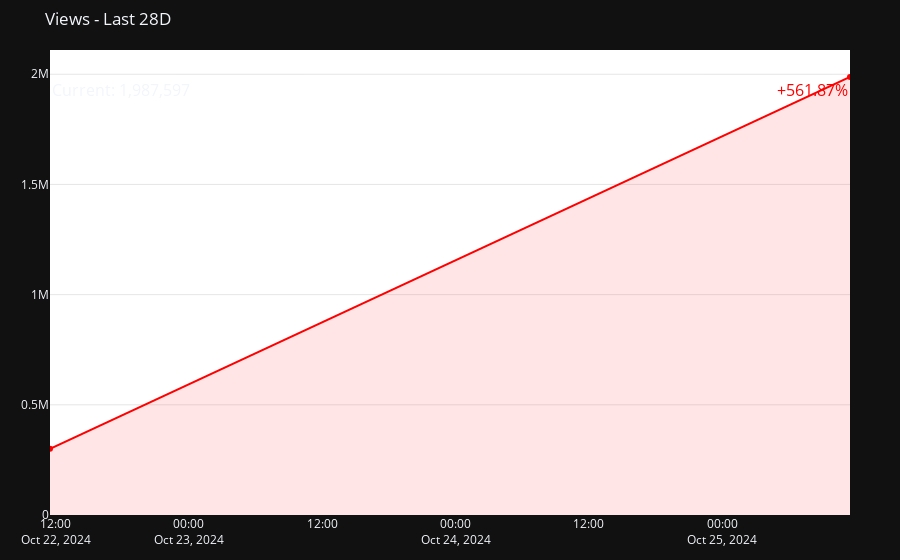
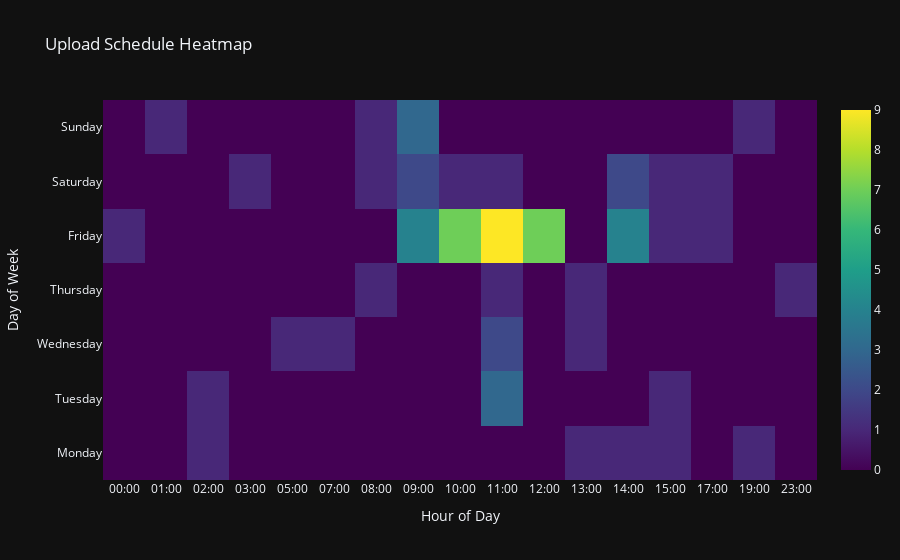
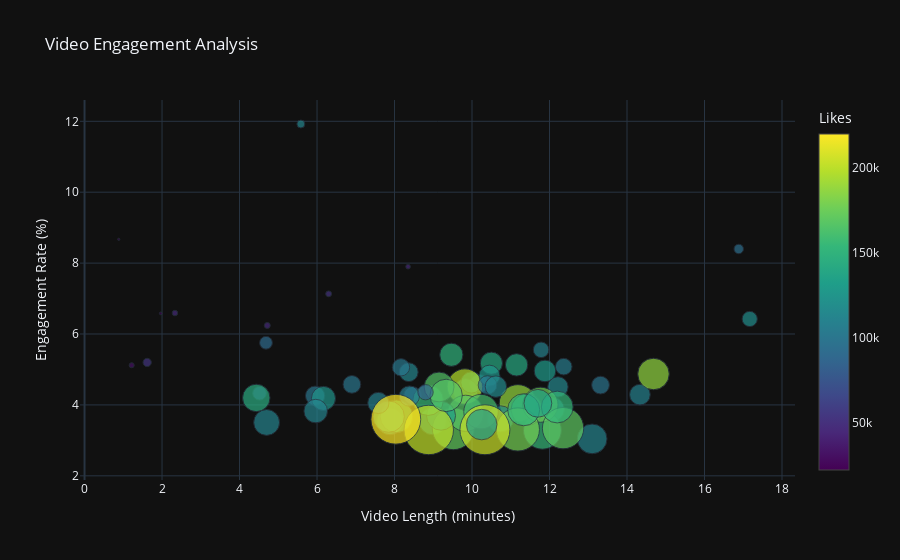
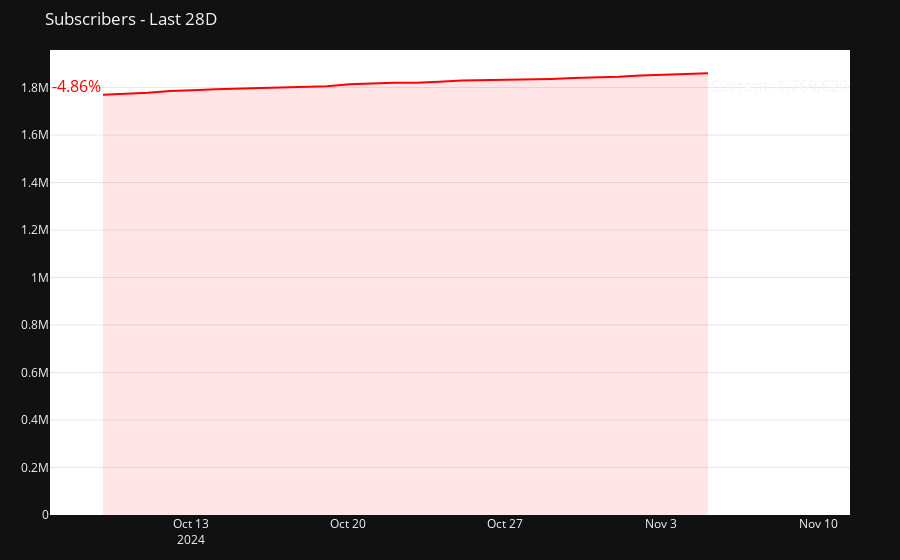

Notebook source saved alongside these figures, in order:
### Markdown cell above
<div style="border-radius: 30px 0 30px 0; border: 2px solid #00ea98; padding: 20px; background-color: #0a141b; text-align: center; box-shadow: 0px 2px 4px rgba(0, 0, 0, 0.2);">
    <h1 style="color: #7ab052; text-shadow: 2px 2px 4px rgba(0, 0, 0, 0.5); font-weight: bold; margin-bottom: 10px; font-size: 36px;">Analysis Execution </h1>
</div>

Running comprehensive analysis for the specified channel:
- Data collection and processing
- CSV file generation
- Visualization creation
- Report generation

### Code cell
# Modify your main execution code to include the new functionality

# Example channel URL (replace with any channel you want to analyze)
channel_url = "https://www.youtube.com/@SharumKiSketchbook"

# Get channel data
channel_info, videos = get_channel_data(channel_url)

if channel_info and videos:
    # Create visualizer
    viz = YouTubeVisualizer()
    channel_id = yt.get_channel_id(channel_url)
    
    # Process video dates
    videos_df = pd.DataFrame(videos)
    videos_df['published_at'] = pd.to_datetime(videos_df['published_at']).dt.tz_localize(None)
    
    # Generate and save views data
    views_data = generate_views_data(videos_df)
    if views_data is not None:
        views_filename = 'analytics_output/views_trends_all_periods.csv'
        views_data.to_csv(views_filename, index=False)
        print(f"\nSaved all views data to {views_filename}")
        
        # Display views data samples
        print("\n=== Views Trend Data Samples ===")
        for period in ['7D', '28D', '90D', 'MAX']:
            period_data = views_data[views_data['period'] == period]
            if not period_data.empty:
                print(f"\nPeriod: {period}")
                sample_columns = ['published_at', 'title', 'views', 'views_per_day', 'engagement_rate']
                print(period_data[sample_columns].head())
    
    # Generate and save subscriber data
    subscriber_data = generate_subscriber_data(channel_id)
    if subscriber_data is not None:
        subs_filename = 'analytics_output/subscriber_trends_all_periods.csv'
        subscriber_data.to_csv(subs_filename, index=False)
        print(f"\nSaved all subscriber data to {subs_filename}")
        
        # Display subscriber data samples
        print("\n=== Subscriber Trend Data Samples ===")
        for period in ['7D', '28D', '90D', 'MAX']:
            period_data = subscriber_data[subscriber_data['period'] == period]
            print(f"\nPeriod: {period}")
            print(period_data[['date', 'subscribers', 'daily_growth', 'rolling_growth_7day']].head())
    
    # Show visualizations
    print("\n=== Generating Visualizations ===")
    views_fig = viz.views_trend_graph(videos_df)
    views_fig.show()
    
    schedule_fig = viz.upload_schedule_heatmap(videos_df)
    schedule_fig.show()
    
    engagement_fig = viz.engagement_analysis(videos_df)
    engagement_fig.show()
    
    subscriber_fig = viz.subscriber_trend_graph(channel_id)
    if subscriber_fig is not None:
        subscriber_fig.show()

else:
    print("Could not fetch channel data")

### Figure 1 — Plotly figure (JSON) as saved in the notebook; plotly's stock layout.template omitted (floating-point values rounded to 4 significant figures)
{"data": [{"fill": "tozeroy", "fillcolor": "rgba(255, 0, 0, 0.1)", "hovertemplate": "%{y:,.0f}<br>%{x}<extra></extra>", "line": {"color": "red", "width": 2}, "name": "Views", "type": "scatter", "x": ["2024-10-22T11:30:08", "2024-10-25T11:30:06"], "y": [300299, 1987597]}], "layout": {"annotations": [{"font": {"color": "red", "size": 16}, "showarrow": false, "text": "+561.87%", "x": "2024-10-25T11:30:06", "xanchor": "right", "y": 1987597, "yanchor": "top"}, {"font": {"size": 16}, "showarrow": false, "text": "Current: 1,987,597", "x": "2024-10-22T11:30:08", "xanchor": "left", "y": 1987597, "yanchor": "top"}], "hovermode": "x unified", "margin": {"b": 30, "l": 50, "r": 50, "t": 50}, "plot_bgcolor": "white", "showlegend": false, "title": {"text": "Views - Last 28D"}, "xaxis": {"showgrid": false, "zeroline": false}, "yaxis": {"gridcolor": "rgba(128, 128, 128, 0.2)", "showgrid": true, "zeroline": false}}}

### Figure 2 — Plotly figure (JSON) as saved in the notebook; plotly's stock layout.template omitted (floating-point values rounded to 4 significant figures)
{"data": [{"colorscale": [[0, "#440154"], [0.1111, "#482878"], [0.2222, "#3e4989"], [0.3333, "#31688e"], [0.4444, "#26828e"], [0.5556, "#1f9e89"], [0.6667, "#35b779"], [0.7778, "#6ece58"], [0.8889, "#b5de2b"], [1, "#fde725"]], "type": "heatmap", "x": ["00:00", "01:00", "02:00", "03:00", "05:00", "07:00", "08:00", "09:00", "10:00", "11:00", "12:00", "13:00", "14:00", "15:00", "17:00", "19:00", "23:00"], "y": ["Monday", "Tuesday", "Wednesday", "Thursday", "Friday", "Saturday", "Sunday"], "z": [[0, 0, 1, 0, 0, 0, 0, 0, 0, 0, 0, 1, 1, 1, 0, 1, 0], [0, 0, 1, 0, 0, 0, 0, 0, 0, 3, 0, 0, 0, 1, 0, 0, 0], [0, 0, 0, 0, 1, 1, 0, 0, 0, 2, 0, 1, 0, 0, 0, 0, 0], [0, 0, 0, 0, 0, 0, 1, 0, 0, 1, 0, 1, 0, 0, 0, 0, 1], [1, 0, 0, 0, 0, 0, 0, 4, 7, 9, 7, 0, 4, 1, 1, 0, 0], [0, 0, 0, 1, 0, 0, 1, 2, 1, 1, 0, 0, 2, 1, 1, 0, 0], [0, 1, 0, 0, 0, 0, 1, 3, 0, 0, 0, 0, 0, 0, 0, 1, 0]]}], "layout": {"title": {"text": "Upload Schedule Heatmap"}, "xaxis": {"title": {"text": "Hour of Day"}}, "yaxis": {"title": {"text": "Day of Week"}}}}

### Figure 3 — Plotly figure (JSON) as saved in the notebook; plotly's stock layout.template omitted (floating-point values rounded to 4 significant figures)
{"data": [{"hovertemplate": "<b>%{text}</b><br>Duration: %{x:.1f} min<br>Engagement: %{y:.1f}%<br>Views: %{marker.size:,.0f}<extra></extra>", "marker": {"color": [118913, 23883, 98607, 93757, 114240, 109852, 115009, 118171, 106880, 154509, 22490, 111623, 51624, 118714, 135499, 119411, 122383, 188275, 118844, 172120, 105912, 141622, 148636, 152629, 142334, 176598, 108237, 198295, 167857, 113669, 125560, 186949, 161002, 178375, 170433, 133368, 94055, 152507, 153896, 137484, 102166, 150594, 154749, 102752, 116622, 129256, 204185, 201964, 106316, 129556, 143731, 166189, 166863, 44913, 108382, 100913, 83202, 220139, 71088, 101290, 125260, 45905, 111793, 111886, 91312, 144579, 46245, 31724, 53141], "colorbar": {"title": {"text": "Likes"}}, "colorscale": [[0, "#440154"], [0.1111, "#482878"], [0.2222, "#3e4989"], [0.3333, "#31688e"], [0.4444, "#26828e"], [0.5556, "#1f9e89"], [0.6667, "#35b779"], [0.7778, "#6ece58"], [0.8889, "#b5de2b"], [1, "#fde725"]], "showscale": true, "size": [15.25, 2.305, 17.79, 17.75, 18.86, 20.71, 20.48, 24.49, 18.71, 37.89, 2.768, 29.77, 5.883, 26.81, 24.89, 27.12, 21.28, 37.28, 26.29, 41.95, 16.64, 22.41, 32.71, 31.72, 22.21, 35.15, 15.63, 35.56, 36.15, 7.999, 20.96, 31.57, 34.54, 43.2, 41.36, 29.09, 9.495, 32.11, 31.83, 27.81, 17.37, 23.23, 30.59, 18.71, 21.45, 21.65, 50, 49.47, 20.4, 30.55, 31.47, 29.9, 32.4, 4.611, 21.21, 19.31, 15.42, 49.82, 13.72, 17.73, 24.11, 5.979, 23.57, 25.88, 12.8, 27.51, 5.565, 5.061, 8.303]}, "mode": "markers", "text": ["Jahaz ka safar", "Jahaz ka Safar (Teaser Trailer)", "Doctors aur Patients", "Choti Eid 3", "Rozay aur Hum 4", "Bhai Behen ki Batein", "Gym Ka Junoon", "Parosi", "Toxic Culture", "Baarish", "'Gratitude' (Outro part of Shopping)", "Shopping", "My new tablet aur kuch baat cheet", "Choti Eid 2", "Rozay aur Hum 3", "Ghar Ki Shifting", "Karaye ka Ghar", "Sardi Ke Din 2", "Mehmaan aur Mezbaan", "Desi Shadi", "Berozgari ke Din", "Toxic Rishtedaar", "Garmi Dayz 2", "Bakra Eid Part 2", "Dost", "Choti Eid", "Job Life ke Lafray", "Nayee ki Dukaan", "Exams ka Result", "Burn Out", "Cricket Fans ka Junoon", "Baba", "Azaadi Ka Jashan", "Bakra Eid", "Exam ka Din", "Kaam Wali Aunty", "My Story (QNA)", "Rozay aur Hum Part 2", "Online Classes", "Exams Ki Tayyari", "Video Games", "Mama", "Soda Salaf ke Lafray", "University ki Yadein", "Cycle Ki Yadein", "College Ki Yadein", "Garmi ke Din", "Rozay aur Hum", "Isolation ke Din", "Bachpan Ki Yadein Part 2", "Bhai, Behan Aur Bachpan", "Bachpan Ki Yadein Part 1", "Sardi Ke Din", "100K Apni Type kay log, PD1161 Review aur Announcement!", "University Ka Hostel", "Chai ka Nasha", "Office Ke Lafray", "Train ka Safar", "Bachpan aur Wrestling", "University ka Pahla Sabaq", "Biker Boiz", "Passion", "Bachpan aur Gali ki Cricket", "Ao, Jinon ki batein karein!", "Darrna Chordo!", "Pindi Ki Local ka Suffer", "Ducky Bhai Vs Sham Idrees, who really Lost?", "Ducky Bhai Vs Sham Idrees Avengers Endgame Animated Parody", "Sharum ki Sketchbook | Channel Introduction"], "type": "scatter", "x": [17.17, 0.8833, 13.32, 8.467, 8.367, 14.33, 12.22, 12.07, 10.18, 11.82, 1.967, 13.1, 6.3, 7.883, 9.833, 8.983, 9.983, 11.18, 10.73, 9.517, 12.37, 11.15, 8.05, 11.42, 10.5, 11.77, 11.78, 9.817, 9.833, 5.583, 10.45, 14.68, 10.23, 11.18, 12.35, 9.2, 16.88, 11.33, 12.2, 11.7, 8.167, 9.467, 8.867, 10.4, 10.62, 11.88, 10.33, 8.883, 8.383, 10.25, 7.85, 9.15, 9.333, 8.35, 7.583, 5.95, 8.8, 8.033, 4.517, 6.9, 6.167, 4.717, 5.967, 4.7, 4.683, 4.433, 2.333, 1.217, 1.617], "y": [6.424, 8.67, 4.559, 4.264, 4.923, 4.289, 4.508, 3.877, 4.597, 3.285, 6.581, 3.042, 7.134, 3.536, 4.388, 3.539, 4.633, 4.046, 3.605, 3.328, 5.079, 5.129, 3.678, 3.866, 5.176, 4.006, 5.553, 4.516, 3.763, 11.92, 4.826, 4.872, 3.811, 3.308, 3.345, 3.696, 8.399, 3.864, 3.94, 4.046, 5.061, 5.415, 4.133, 4.561, 4.516, 4.958, 3.299, 3.293, 4.249, 3.445, 3.67, 4.507, 4.268, 7.899, 4.055, 4.259, 4.358, 3.596, 4.329, 4.579, 4.183, 6.241, 3.826, 3.505, 5.753, 4.198, 6.592, 5.119, 5.198]}], "layout": {"title": {"text": "Video Engagement Analysis"}, "xaxis": {"title": {"text": "Video Length (minutes)"}}, "yaxis": {"title": {"text": "Engagement Rate (%)"}}}}

### Figure 4 — Plotly figure (JSON) as saved in the notebook; plotly's stock layout.template omitted (floating-point values rounded to 4 significant figures)
{"data": [{"fill": "tozeroy", "fillcolor": "rgba(255, 0, 0, 0.1)", "hovertemplate": "%{y:,.0f}<br>%{x}<extra></extra>", "line": {"color": "red", "width": 2}, "name": "Subscribers", "type": "scatter", "x": ["2024-11-05T01:49:15.265755", "2024-11-04T01:49:15.265755", "2024-11-03T01:49:15.265755", "2024-11-02T01:49:15.265755", "2024-11-01T01:49:15.265755", "2024-10-31T01:49:15.265755", "2024-10-30T01:49:15.265755", "2024-10-29T01:49:15.265755", "2024-10-28T01:49:15.265755", "2024-10-27T01:49:15.265755", "2024-10-26T01:49:15.265755", "2024-10-25T01:49:15.265755", "2024-10-24T01:49:15.265755", "2024-10-23T01:49:15.265755", "2024-10-22T01:49:15.265755", "2024-10-21T01:49:15.265755", "2024-10-20T01:49:15.265755", "2024-10-19T01:49:15.265755", "2024-10-18T01:49:15.265755", "2024-10-17T01:49:15.265755", "2024-10-16T01:49:15.265755", "2024-10-15T01:49:15.265755", "2024-10-14T01:49:15.265755", "2024-10-13T01:49:15.265755", "2024-10-12T01:49:15.265755", "2024-10-11T01:49:15.265755", "2024-10-10T01:49:15.265755", "2024-10-09T01:49:15.265755"], "y": [1860000, 1857894, 1855304, 1850675, 1845186, 1844054, 1839874, 1836276, 1834535, 1835354, 1832902, 1829790, 1824617, 1820358, 1820177, 1816481, 1813637, 1805562, 1802968, 1801381, 1799655, 1796705, 1792144, 1788174, 1785215, 1777734, 1773011, 1769620]}], "layout": {"annotations": [{"font": {"color": "red", "size": 16}, "showarrow": false, "text": "-4.86%", "x": "2024-10-09T01:49:15.265755", "xanchor": "right", "y": 1860000, "yanchor": "top"}, {"font": {"size": 16}, "showarrow": false, "text": "Current: 1,769,620", "x": "2024-11-05T01:49:15.265755", "xanchor": "left", "y": 1860000, "yanchor": "top"}], "hovermode": "x unified", "margin": {"b": 30, "l": 50, "r": 50, "t": 50}, "plot_bgcolor": "white", "showlegend": false, "title": {"text": "Subscribers - Last 28D"}, "xaxis": {"showgrid": false, "zeroline": false}, "yaxis": {"gridcolor": "rgba(128, 128, 128, 0.2)", "showgrid": true, "zeroline": false}}}
